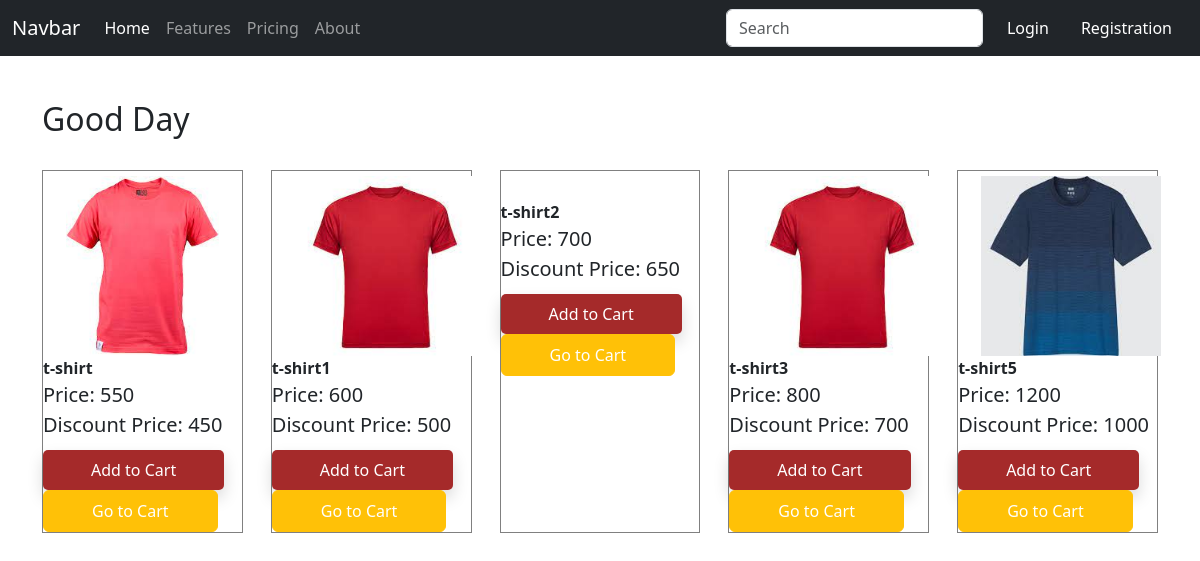
/store/, run on the app's committed database.
### ecom/models.py (models this page shows, shortened)
class Product(models.Model):
    name = models.CharField(max_length=100)
    product_image = models.ImageField(upload_to='product')
    category = models.CharField(choices=CATEGORY_PRODUCT, max_length=5, null=True)
    price = models.PositiveIntegerField()
    discount_price = models.PositiveIntegerField()
    description = models.TextField(null=True)
    date = models.DateTimeField(auto_now_add=True)

### ecom/views.py (the view)
# urls.py: path('store/',views.store,name='store'),
def store(request):
    totalitem = 0
    top = Product.objects.filter(category='T')
    bottom = Product.objects.filter(category='B')
    mobile = Product.objects.filter(category='M')
    if request.user.is_authenticated:
        totalitem = len(Cart.objects.filter(user=request.user))
    context = {
        'top': top,
        'bottom': bottom,
        'mobile': mobile,
        'totalitem': totalitem,
    }
    return render(request, 'ecom/store.html', context)

### templates/ecom/store.html (shortened to what this page needs)
{% extends 'app/base.html' %}
{% load static %}
{% block main-content %}
<br>
<section id="manu">
  <div class="container">
      <h2 >Good Day</h2>
      <br>
  <div class="main">
      {% for t in top%}
   <div class="item">
              <a href="{% url 'productdetails' t.id%}"><img src="{{t.product_image.url }}" alt="" height="200px"></a><br><span class="fw-bold">{{t.name}}</span><br><span class="fs-5">Price: {{t.price}}</span><br><span class="fs-5">Discount Price: {{t.discount_price}}</span><br>
               <form action="/add-to-cart" class="d-inline">
            <button type="submit" class="add-notification btn btn-primary shadow px-5 py-2" ><span pid="">Add to Cart</span> </button>
            </form>
               <a href="{% url 'show_cart' %}"  class="btn btn-warning px-5 py-2 ">Go to Cart</a>
    </div>
      {% endfor %}
  </div>
</div>
</section>
<br><br>
{% endblock %}

### templates/app/base.html (shortened to what this page needs)
<!DOCTYPE html>
{% load static%}
<html lang="en">
<head>
    <link href="https://cdn.jsdelivr.net/npm/bootstrap@5.0.2/dist/css/bootstrap.min.css" rel="stylesheet">
    <link href="css/bootstrap.min.css" rel="stylesheet">
    <link rel="stylesheet" href="{% static 'css/all.min.css' %}">
</head>
<body>
<nav class="navbar navbar-expand-lg navbar-dark bg-dark">
  <div class="container-fluid">
    <a class="navbar-brand" href="#">Navbar</a>
    <div class="collapse navbar-collapse" id="navbarColor01">
      <ul class="navbar-nav me-auto">
        <li class="nav-item">
          <a class="nav-link active" href="{% url 'store'%}">Home
          </a>
        </li>
        <li class="nav-item">
          <a class="nav-link" href="#">Features</a>
        </li>
        <li class="nav-item">
          <a class="nav-link" href="#">Pricing</a>
        </li>
        <li class="nav-item">
          <a class="nav-link" href="#">About</a>
        </li>
      </ul>
      <form class="d-flex">
        <input class="form-control me-sm-2" type="text" placeholder="Search">
      </form>
     <div>
          <ul class="navbar-nav me-auto mb-2 mb-lg-0">
              {%if user.is_authenticated %}
               <a class="nav-link text-white"  role="button"  aria-expanded="false">
                <span class="text-capitalize">{{request.user}}</span>
              </a>
              <li class="nav-item mx-2">
             <a href="{% url 'show_cart'%}" class="nav-link text-white"><span class="badge bg-danger" >{{totalitem}}</span> Cart </a>
            </li>
              <li class="nav-item mx-2">
                 <a href="{% url 'logout'%}" class="nav-link text-white">logout</a>
                </li>
              {% else%}
                <li class="nav-item mx-2">
                 <a href="{% url 'login'%}" class="nav-link text-white">Login</a>
                </li>
                <li class="nav-item mx-2">
                 <a href="{% url 'registration'%}" class="nav-link text-white">Registration</a>
                </li>
              {% endif %}
          </ul>
         </div>
    </div>
  </div>
</nav>
{% block main-content %}{% endblock main-content%}
</body>
</html>

### templates/ecom/store.html (style rules this page uses)
* { margin: 0; padding: 0; box-sizing: border-box; }
#manu .main { display: flex; justify-content: space-between; flex-wrap: wrap; margin-top: 0px; }
#manu .item { width: 18%; padding-top: 5px; border: 1px solid gray; }
#manu .item img { height: 180px; }
#manu .item button { margin-top: 10px; padding: 7px 10px; border-radius: 5px; border: none; background-color: brown; }
#manu .item a { text-decoration: none; color:white; }
h2 { margin-top: 20px; }
.item img { margin-left: 23px; }

### data on the page
Product: product_image (picture), name "t-shirt", price "550", discount_price "450"
Product: product_image (picture), name "t-shirt1", price "600", discount_price "500"
Product: name "t-shirt2", price "700", discount_price "650"
Product: product_image (picture), name "t-shirt3", price "800", discount_price "700"
Product: product_image (picture), name "t-shirt5", price "1200", discount_price "1000"
